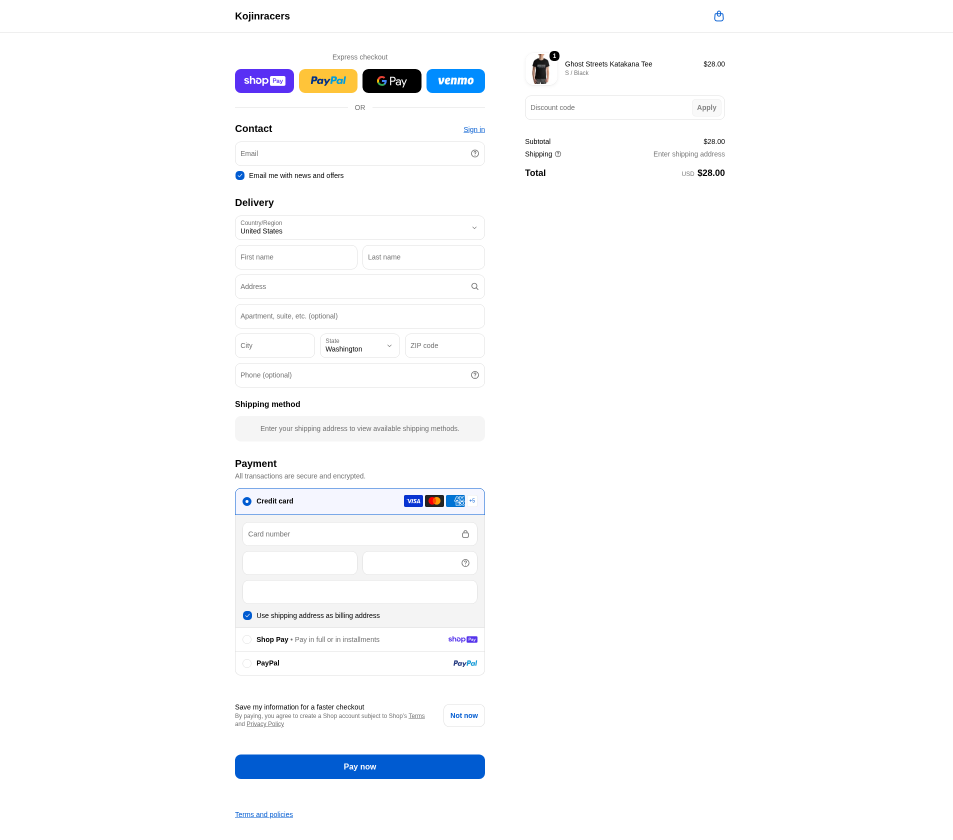
#> input picture kojin-checkout-payment.png, 1905 x 1679 px (shown at 1/2 size)
$ python cutout.py ../kojin-checkout-payment.png ../kojin-checkout-shipping.png 1.0
#> lines starting #> are read from the running program, lines starting #| are printed output that depends on the picture; after the words box and inside, x2 and y2 are one past the last pixel; in counts of white or black regions, pixels touching at a corner belong together
#> further down, im is the input picture: PIL image 1905x1679 RGB; mean R, G, B 250, 250.9, 252.3
import sys, numpy as np, cv2
from PIL import Image
from scipy import ndimage as ndi
def cutout(im, thr):
    """remove near-black background connected to image border; returns RGBA"""
#> called with thr = 1
    im=im.convert('RGBA'); a=np.asarray(im).astype(np.float32)
    mx=a[...,:3].max(-1)
    dark=mx<thr
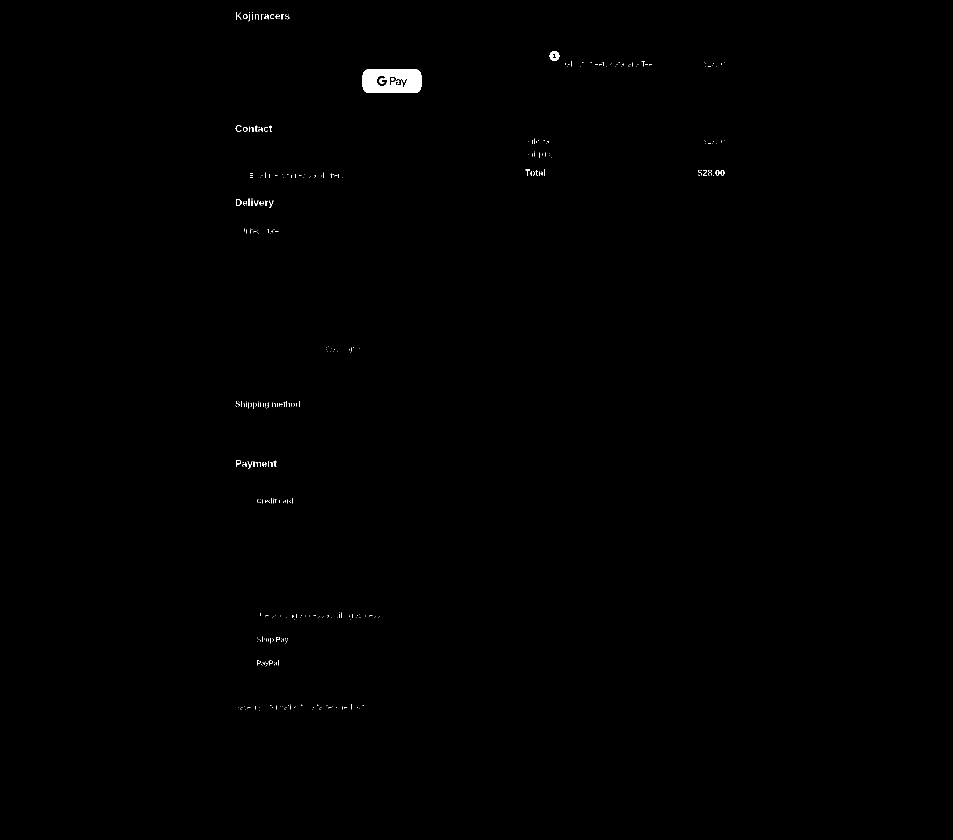
#> dark: shape (1679, 1905) bool (shown at 1/2 size); 0.25% white; 372 white regions (324 under 20 px), largest, box (x1, y1, x2, y2) and area: (725, 138, 843, 186) 4899, (1099, 102, 1119, 122) 268, (472, 398, 483, 412) 67
    lab,_=ndi.label(dark)
#> lab: shape (1679, 1905) int32; 463 distinct labels, from 0 to 462
    border=np.unique(np.concatenate([lab[0],lab[-1],lab[:,0],lab[:,-1]])); border=border[border>0]
#> after `border = np.unique(np.concatenate([lab[0], lab[-1], lab[:, 0], lab[:, `: border = [0]
#> after `border = border[border > 0]`: border = empty array
    bg=np.isin(lab,border)
#> bg: shape (1679, 1905) bool; every value is 0
    # soft edge: in a band around bg, alpha ramps with brightness
    band=ndi.binary_dilation(bg,iterations=max(2,int(im.size[0]/400)))
    ramp=np.clip((mx-thr*0.5)/(thr*1.6-thr*0.5),0,1)
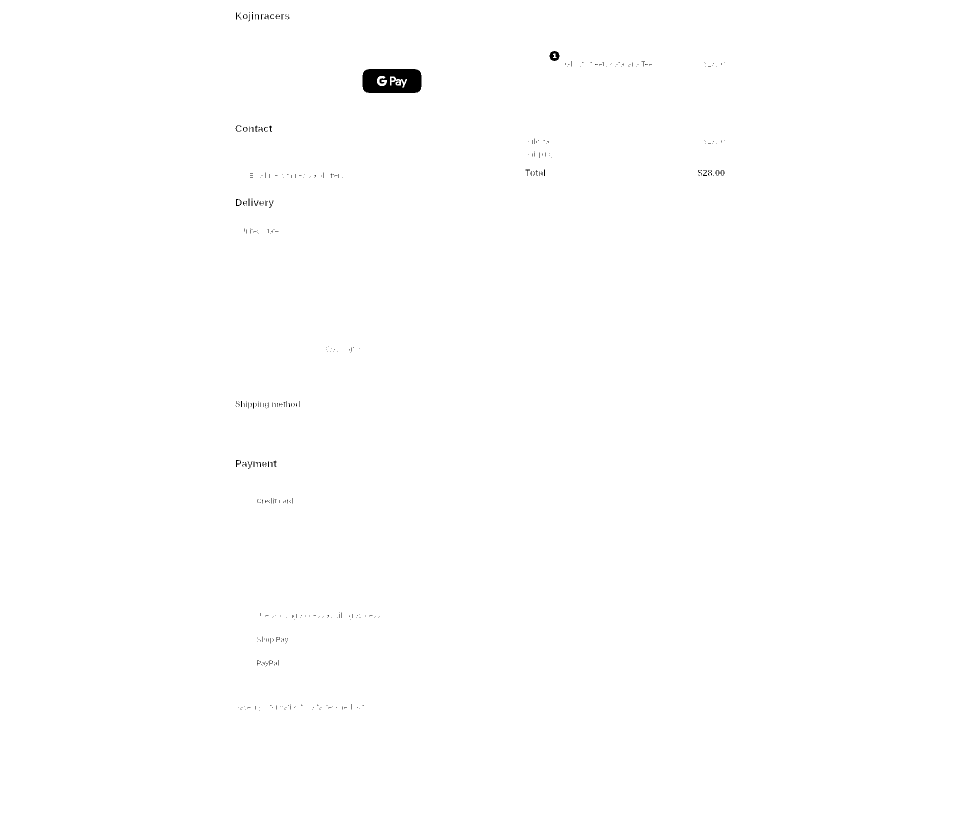
#> ramp: shape (1679, 1905) float32 (shown at 1/2 size); min 0, max 1, mean 0.998
    alpha=np.where(bg,0,np.where(band,ramp,1.0))*(a[...,3]/255)
#> alpha: shape (1679, 1905) float32; every value is 1
    a[...,3]=alpha*255
    lab2,n=ndi.label(alpha>0.05)
#> lab2: shape (1679, 1905) int32; every value is 1
#> n = 1
    if n:
        sizes=ndi.sum(np.ones_like(alpha),lab2,range(1,n+1))
#> sizes = [3198495]
        small=np.isin(lab2,np.where(sizes<0.00004*alpha.size)[0]+1)
        a[...,3][small]=0
    return Image.fromarray(a.astype(np.uint8),'RGBA')
def crop_pad(im,pad=0.02):
#> called with pad = 0.02
    bb=im.getchannel('A').point(lambda v:255 if v>8 else 0).getbbox()
#> bb = (0, 0, 1905, 1679)
    x0,y0,x1,y1=bb; p=int(max(x1-x0,y1-y0)*pad)
#> after `x0, y0, x1, y1 = bb`: x0 = 0; y0 = 0; x1 = 1905; y1 = 1679
#> after `p = int(max(x1 - x0, y1 - y0) * pad)`: p = 38
    return im.crop((max(0,x0-p),max(0,y0-p),min(im.width,x1+p),min(im.height,y1+p)))
if __name__=='__main__':
    src,dst,thr=sys.argv[1],sys.argv[2],float(sys.argv[3])
    im=Image.open(src)
    out=im.convert('RGBA') if thr<=0 else cutout(im,thr)
    out=crop_pad(out); out.save(dst); print(dst,out.size)
#| ../kojin-checkout-shipping.png (1905, 1679)
